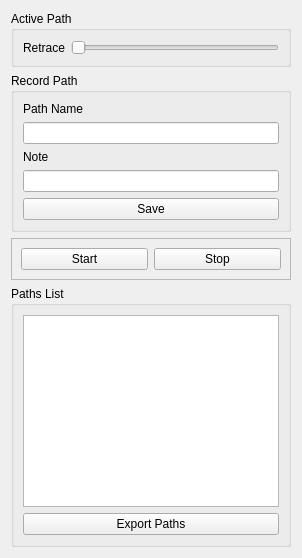
          <widget class="QWidget" name="tab_5">
           <attribute name="title">
            <string>Path</string>
           </attribute>
           <layout class="QGridLayout" name="gridLayout_13">
            <item row="1" column="0">
             <widget class="QGroupBox" name="groupBox_10">
              <property name="title">
               <string>Record Path</string>
              </property>
              <layout class="QGridLayout" name="gridLayout_12">
               <item row="4" column="0">
                <widget class="QLabel" name="label_6">
                 <property name="text">
                  <string>Note</string>
                 </property>
                </widget>
               </item>
               <item row="3" column="0">
                <widget class="QLineEdit" name="lineEdit_2"/>
               </item>
               <item row="1" column="0">
                <widget class="QLabel" name="label_5">
                 <property name="text">
                  <string>Path Name</string>
                 </property>
                </widget>
               </item>
               <item row="6" column="0">
                <widget class="QPushButton" name="pushButton_7">
                 <property name="text">
                  <string>Save</string>
                 </property>
                </widget>
               </item>
               <item row="5" column="0">
                <widget class="QLineEdit" name="lineEdit_3"/>
               </item>
              </layout>
             </widget>
            </item>
            <item row="3" column="0">
             <widget class="QGroupBox" name="groupBox_9">
              <property name="title">
               <string>Paths List</string>
              </property>
              <layout class="QGridLayout" name="gridLayout_11">
               <item row="0" column="0">
                <widget class="QListWidget" name="listPaths"/>
               </item>
               <item row="1" column="0">
                <widget class="QPushButton" name="pushButton_8">
                 <property name="text">
                  <string>Export Paths</string>
                 </property>
                </widget>
               </item>
              </layout>
             </widget>
            </item>
            <item row="0" column="0">
             <widget class="QGroupBox" name="groupBox_11">
              <property name="title">
               <string>Active Path</string>
              </property>
              <layout class="QFormLayout" name="formLayout_3">
               <item row="0" column="0">
                <widget class="QLabel" name="label_15">
                 <property name="text">
                  <string>Retrace</string>
                 </property>
                </widget>
               </item>
               <item row="0" column="1">
                <widget class="QSlider" name="horizontalSlider_2">
                 <property name="orientation">
                  <enum>Qt::Horizontal</enum>
                 </property>
                </widget>
               </item>
              </layout>
             </widget>
            </item>
            <item row="2" column="0">
             <widget class="QFrame" name="frame_3">
              <property name="frameShape">
               <enum>QFrame::StyledPanel</enum>
              </property>
              <property name="frameShadow">
               <enum>QFrame::Raised</enum>
              </property>
              <layout class="QHBoxLayout" name="horizontalLayout_3">
               <item>
                <widget class="QPushButton" name="pushButton_5">
                 <property name="text">
                  <string>Start</string>
                 </property>
                </widget>
               </item>
               <item>
                <widget class="QPushButton" name="pushButton_6">
                 <property name="text">
                  <string>Stop</string>
                 </property>
                </widget>
               </item>
              </layout>
             </widget>
            </item>
           </layout>
          </widget>
